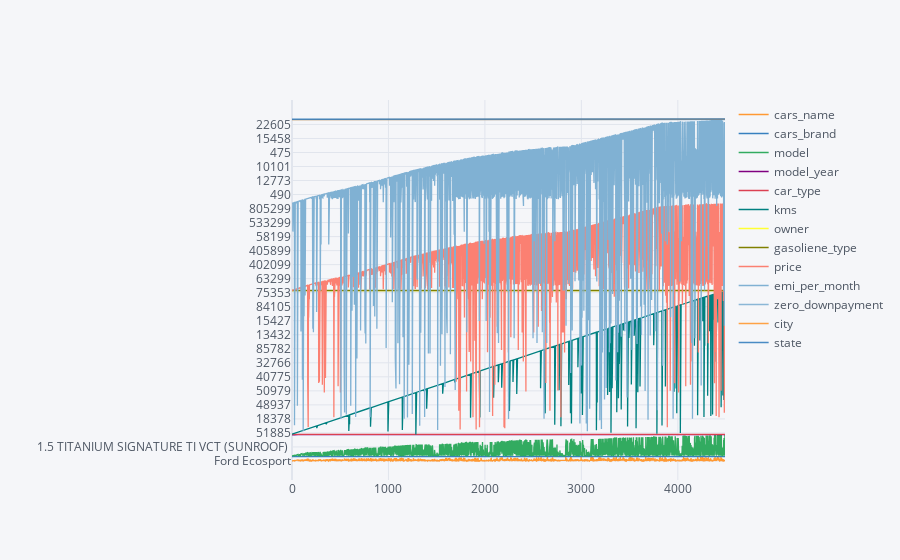

The code cell stored with this chart in its notebook:
### Code cell
#masterplot
df.iplot()

### Figure 1 — Plotly figure (JSON) as saved in the notebook; plotly's stock layout.template omitted (floating-point values rounded to 4 significant figures; data arrays with more than 128 entries replaced by an {"elided": "..."} marker saying what was removed)
{"data": [{"line": {"color": "rgba(255, 153, 51, 1.0)", "dash": "solid", "shape": "linear", "width": 1.3}, "mode": "lines", "name": "cars_name", "text": "", "type": "scatter", "x": {"elided": "4490 int values"}, "y": {"elided": "4490 str values"}}, {"line": {"color": "rgba(55, 128, 191, 1.0)", "dash": "solid", "shape": "linear", "width": 1.3}, "mode": "lines", "name": "cars_brand", "text": "", "type": "scatter", "x": {"elided": "4490 int values"}, "y": {"elided": "4490 str values"}}, {"line": {"color": "rgba(50, 171, 96, 1.0)", "dash": "solid", "shape": "linear", "width": 1.3}, "mode": "lines", "name": "model", "text": "", "type": "scatter", "x": {"elided": "4490 int values"}, "y": {"elided": "4490 str values"}}, {"line": {"color": "rgba(128, 0, 128, 1.0)", "dash": "solid", "shape": "linear", "width": 1.3}, "mode": "lines", "name": "model_year", "text": "", "type": "scatter", "x": {"elided": "4490 int values"}, "y": {"elided": "4490 int values"}}, {"line": {"color": "rgba(219, 64, 82, 1.0)", "dash": "solid", "shape": "linear", "width": 1.3}, "mode": "lines", "name": "car_type", "text": "", "type": "scatter", "x": {"elided": "4490 int values"}, "y": {"elided": "4490 str values"}}, {"line": {"color": "rgba(0, 128, 128, 1.0)", "dash": "solid", "shape": "linear", "width": 1.3}, "mode": "lines", "name": "kms", "text": "", "type": "scatter", "x": {"elided": "4490 int values"}, "y": {"elided": "4490 int values"}}, {"line": {"color": "rgba(255, 255, 51, 1.0)", "dash": "solid", "shape": "linear", "width": 1.3}, "mode": "lines", "name": "owner", "text": "", "type": "scatter", "x": {"elided": "4490 int values"}, "y": {"elided": "4490 int values"}}, {"line": {"color": "rgba(128, 128, 0, 1.0)", "dash": "solid", "shape": "linear", "width": 1.3}, "mode": "lines", "name": "gasoliene_type", "text": "", "type": "scatter", "x": {"elided": "4490 int values"}, "y": {"elided": "4490 str values"}}, {"line": {"color": "rgba(251, 128, 114, 1.0)", "dash": "solid", "shape": "linear", "width": 1.3}, "mode": "lines", "name": "price", "text": "", "type": "scatter", "x": {"elided": "4490 int values"}, "y": {"elided": "4490 int values"}}, {"line": {"color": "rgba(128, 177, 211, 1.0)", "dash": "solid", "shape": "linear", "width": 1.3}, "mode": "lines", "name": "emi_per_month", "text": "", "type": "scatter", "x": {"elided": "4490 int values"}, "y": {"elided": "4490 int values"}}, {"line": {"color": "rgba(128, 177, 211, 0.8999999999999999)", "dash": "solid", "shape": "linear", "width": 1.3}, "mode": "lines", "name": "zero_downpayment", "text": "", "type": "scatter", "x": {"elided": "4490 int values"}, "y": {"elided": "4490 str values"}}, {"line": {"color": "rgba(255, 153, 51, 0.8999999999999999)", "dash": "solid", "shape": "linear", "width": 1.3}, "mode": "lines", "name": "city", "text": "", "type": "scatter", "x": {"elided": "4490 int values"}, "y": {"elided": "4490 str values"}}, {"line": {"color": "rgba(55, 128, 191, 0.8999999999999999)", "dash": "solid", "shape": "linear", "width": 1.3}, "mode": "lines", "name": "state", "text": "", "type": "scatter", "x": {"elided": "4490 int values"}, "y": {"elided": "4490 str values"}}], "layout": {"legend": {"bgcolor": "#F5F6F9", "font": {"color": "#4D5663"}}, "paper_bgcolor": "#F5F6F9", "plot_bgcolor": "#F5F6F9", "title": {"font": {"color": "#4D5663"}}, "xaxis": {"gridcolor": "#E1E5ED", "showgrid": true, "tickfont": {"color": "#4D5663"}, "title": {"font": {"color": "#4D5663"}, "text": ""}, "zerolinecolor": "#E1E5ED"}, "yaxis": {"gridcolor": "#E1E5ED", "showgrid": true, "tickfont": {"color": "#4D5663"}, "title": {"font": {"color": "#4D5663"}, "text": ""}, "zerolinecolor": "#E1E5ED"}}}
